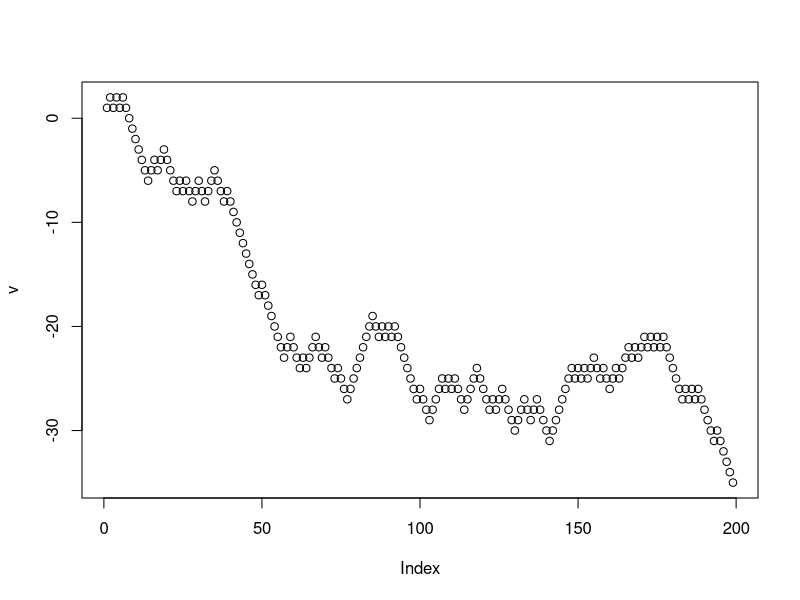
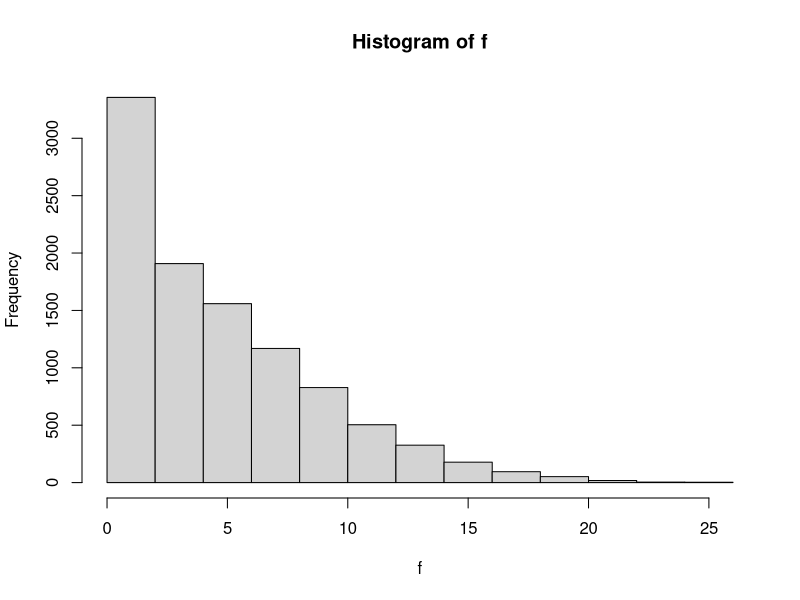

Recreate these plots in R, in order. (Note: this script raises an error after producing the figures.)

# Q1 - r mudanças de sinal em 2n+1 unidades de tempo;
q1 = function(n,r){
     resp = choose(2*n+1 , n+r+1)/(2^(2*n))
     cat(resp)
}
q1(2,2)

# Q2 - prob do ponto máx de um PA de tamanho n ser r
q2 = function(n,r){
     if(n < r){stop("n deve ser maior ou igual a r")}
     if((n+r)%%2 == 0){
     resp = choose(n, (n+r)/2)/(2^n)
     }else{
     resp = choose(n, (n+r+1)/2)/(2^n)
     }
     cat(resp)
}
q2(9,6)

# Q3 - 10000 replica??es de um PA de 199 passos;
#      guardar: A) n de troca de sinais
#               B) o m?x atingido por cada passeio
#               C) n de lados acima do eixo

q3 = function(n,r){
     f  = c(NULL)
     c  = c(NULL)
     b  = c(NULL)
     for(i in 1:r){     # rodando os 1000 passeios
         a  = 0         # zerando para a contagem do pr?ximo Passeio
         d  = 0         # zerando para a contagem do pr?ximo Passeio
         v  = c(NULL)
         Sn = 0 
     for(j in 1:n){    # rodando Passeio de 199 passos
         m = runif(1)          # criando o passeio
         if(m < 0.5){Sn = Sn + 1}else{Sn = Sn - 1}
            v[j] = Sn
         if(j > 2){                                                           # um Passeio s? pode mudar de sinal depois do 2 momento;
            if(v[j - 2] > 0 & v[j] < 0 || v[j - 2] < 0 & v[j] > 0){a = a + 1} # contando o n?mero de troca de sinal de cada passeio;  
         }
         if(Sn > 0){d = d + 1}     # contando o n?mero de lados acima do eixo x de cada passeio
     }                                
       f[i] = a                 # armazenando o n?mero de troca de sinal de cada passeio         
       b[i] = max(v)            # armazenando o maior valor de cada passeio 
       c[i] = d                 # armazenando o n?mero de lados acima do eixo x   
     }
     cat("\nN?mero de troca de sinais de cada Passeio:",f)
     cat("\n")
     cat("\nO maior valor de cada Passeio:",b)
     cat("\n")
     cat("\nO n?mero de lados de acima do eixo x de cada passeio:",c)
     plot(v)
}

q3(199,3)

# A
q3a = function(n,r){
  f  = c(NULL)
  c  = c(NULL)
  b  = c(NULL)
  for(i in 1:r){    # rodando os 1000 passeios
    a = 0           # zerando para a contagem do pr?ximo Passeio
    d = 0           # zerando para a contagem do pr?ximo Passeio
    v = c(NULL)     # limpando o vetor v para armazenar o pr?ximo Passeio
    Sn = 0          # zerando para a contagem do Sn do pr?ximo Passeio
    for(j in 1:n){          # rodando Passeio de 199 passos
      m = runif(1)          # criando o passeio
      if(m < 0.5){Sn = Sn + 1}else{Sn = Sn - 1}
      v[j] = Sn
      if(j > 2){                                                           # um Passeio s? pode mudar de sinal depois do 2 momento;
        if(v[j - 2] > 0 & v[j] < 0 || v[j - 2] < 0 & v[j] > 0){a = a + 1}  # contando o n?mero de troca de sinal de cada passeio;  
      }
      if(Sn > 0){d = d + 1}     # contando o n?mero de lados acima do eixo x de cada passeio
    }                                
    f[i] = a                    # armazenando o n?mero de troca de sinal de cada passeio         
    b[i] = max(v)               # armazenando o maior valor de cada passeio 
    c[i] = d                    # armazenando o n?mero de lados acima do eixo x   
  }
  cat("\nN?mero de troca de sinais de cada Passeio:",f)
  cat("\n")
  cat("\nO maior valor de cada Passeio:",b)
  cat("\n")
  cat("\nO n?mero de lados de acima do eixo x de cada passeio:",c)
  hist(f)
}

q3a(199,10000)

# B

v1 = c(q1(199,1),q1(199,2),q1(199,3),q1(199,4),q1(199,5),
      q1(199,10),q1(199,20),q1(199,30),q1(199,40))
v2 = 
  
table(v1,v2)  
  
# C
q3c = function(n,r){
  f  = c(NULL)
  c  = c(NULL)
  b  = c(NULL)
  for(i in 1:r){    # rodando os 1000 passeios
    a = 0           # zerando para a contagem do pr?ximo Passeio
    d = 0           # zerando para a contagem do pr?ximo Passeio
    v = c(NULL)     # limpando o vetor v para armazenar o pr?ximo Passeio
    Sn = 0          # zerando para a contagem do Sn do pr?ximo Passeio
    for(j in 1:n){          # rodando Passeio de 199 passos
      m = runif(1)          # criando o passeio
      if(m < 0.5){Sn = Sn + 1}else{Sn = Sn - 1}
      v[j] = Sn
      if(j > 2){                                                           # um Passeio s? pode mudar de sinal depois do 2 momento;
        if(v[j - 2] > 0 & v[j] < 0 || v[j - 2] < 0 & v[j] > 0){a = a + 1}  # contando o n?mero de troca de sinal de cada passeio;  
      }
      if(Sn > 0){d = d + 1}     # contando o n?mero de lados acima do eixo x de cada passeio
    }                                
    f[i] = a                    # armazenando o n?mero de troca de sinal de cada passeio         
    b[i] = max(v)               # armazenando o maior valor de cada passeio 
    c[i] = d                    # armazenando o n?mero de lados acima do eixo x   
  }
  cat("\nN?mero de troca de sinais de cada Passeio:",f)
  cat("\n")
  cat("\nO maior valor de cada Passeio:",b)
  cat("\n")
  cat("\nO n?mero de lados de acima do eixo x de cada passeio:",c)
  hist(b)
}
q3c(199,1000)
  
# D 
w1 = c(q2(199,1),q2(199,2),q2(199,3),q2(199,4),q2(199,5),
       q2(199,10),q2(199,15),q2(199,20),q2(199,50),q2(199,100))

w2 = c()

# E 
q3e = function(n,r){
  f  = c(NULL)
  c  = c(NULL)
  b  = c(NULL)
  for(i in 1:r){    # rodando os 1000 passeios
    a = 0           # zerando para a contagem do pr?ximo Passeio
    d = 0           # zerando para a contagem do pr?ximo Passeio
    v = c(NULL)     # limpando o vetor v para armazenar o pr?ximo Passeio
    Sn = 0          # zerando para a contagem do Sn do pr?ximo Passeio
    for(j in 1:n){          # rodando Passeio de 199 passos
      m = runif(1)          # criando o passeio
      if(m < 0.5){Sn = Sn + 1}else{Sn = Sn - 1}
      v[j] = Sn
      if(j > 2){                                                           # um Passeio s? pode mudar de sinal depois do 2 momento;
        if(v[j - 2] > 0 & v[j] < 0 || v[j - 2] < 0 & v[j] > 0){a = a + 1}  # contando o n?mero de troca de sinal de cada passeio;  
      }
      if(Sn > 0){d = d + 1}     # contando o n?mero de lados acima do eixo x de cada passeio
    }                                
    f[i] = a                    # armazenando o n?mero de troca de sinal de cada passeio         
    b[i] = max(v)               # armazenando o maior valor de cada passeio 
    c[i] = d                    # armazenando o n?mero de lados acima do eixo x   
  }
  cat("\nN?mero de troca de sinais de cada Passeio:",f)
  cat("\n")
  cat("\nO maior valor de cada Passeio:",b)
  cat("\n")
  cat("\nO n?mero de lados de acima do eixo x de cada passeio:",c)
  hist(c)
}
q3e(199,1000)

# 4 - fun??o  q constr?i um P.A. em Z2, com n passos.
#     A fu??o de ve retornar um gr?fico e o estado final; 

Q4 = function(n){
     x = 0
     y = 0
     v = c(NULL)
     z = c(NULL)
     v[1] = 0
     z[1] = 0
     for(i in 2:n){                       # começa com 2. pois o primeiro momento já esta em (0,0)
         m = runif(1)
         if(m<0.5){                       # se m < 0.5, se move na horizontal
            m=runif(1)                     
            if(m<0.5){x=x+1}else{x=x-1}   # se m < 0.5, se move para direita, senão, para a esquerda 
            v[i] = x
            if(i == 1){z[i] = 0}else      # a coordenada vertical se mantém
                      {z[i] = z[i-1]}
            }else{                        # se m > 0.5, se move na vertical 
            m=runif(1)  
            if(m<0.5){y=y+1}else{y=y-1}   # se m < 0.5, se move para cima, senão, para baixo
            z[i] = y
            if(i == 1){v[i] = 0}else      # a coordenada horizontal se mantém
                      {v[i] = v[i-1]}
     }}
     plot(v,z, type = "l")                # plotando o gráfico em linhas
}

Q4(1000)

# 5 - fun??o que contr?i n replica??es de um P.A. de n passos em Z2;
#     retorna um hisograma com a dist?ncia de Sn a origem
Q5 = function(n,r){
     x  = 0
     y  = 0
     v  = c(NULL)
     z  = c(NULL)
     Sn = c(NULL)
     v[1]  = 0                      # similar ao passeio anterior
     z[1]  = 0
     for(j in 1:r){
     for(i in 2:n){
         m = runif(1)
         if(m<0.5){
         m=runif(1)
         if(m<0.5){x=x+1}else{x=x-1}
         v[i] = x
         if(i == 1){z[i] = 0}else
                   {z[i] = z[i-1]}
         }else{
         m=runif(1)  
         if(m<0.5){y=y+1}else{y=y-1} 
         z[i] = y
         if(i == 1){v[i] = 0}else
                   {v[i] = v[i-1]}
      }}
     Sn[j] = sqrt((v[n])^2) + sqrt((z[n])^2)   
     }
     hist(Sn)
}
Q5(1000,100)

# 6 - graf. estrela at? repetir um viz

q6 = function(r,n){
     m = c(NULL)     # vetor que conter? os valores de runif;
     s = c(NULL)     # vetor que conter? o maior valor de cada instervalo;
     c = c(NULL)
     for (i in 1:r){
          s[i] = i/r
     }
     for(j in 1:n){
     f = rep(0,r)     # vetor que conter? os intervalos ao qual cada runif pertence;    
     for(i in 1:r){
         m[i] = runif(1)
         if(m[i]<0.5){f[i] = f[i] + 1}
         if(f[i] == 2)break}
     c[j] = sum(f)
     }                      # obs: os intervalos s?o como os amigos e runif s?o como as visitas;
      hist(c)
      cat("\nVetor com o maior valor de cada intervalo:",s)
#     cat("\nVetor com os vizinhos que foram visitados:",f)
}

q6(3,1000)
q6(5,1000)
q6(10,1000)
q6(20,1000)
q6(100,1000)


# 7 - graf. estrela at? atingir tds os viz:

q7 = function(r,n){
     m = c(NULL)     # vetor que conter? os valores de runif;
     s = c(NULL)     # vetor que conter? o maior valor de cada instervalo;
     c = c(NULL)
     for (i in 1:r){
          s[i] = i/r
     }
     for(j in 1:n){
     f = rep(0,r)     # vetor que conter? os intervalos ao qual cada runif pertence;    
     d = 1
     repeat{
         m[d] = runif(1)
         if(m[d] < .5){f[d] = f[d] + 1}
         if(f[d] == 2){f[d] = 1}
         d = d + 1
         if(sum(f) == r){break}}
     c[j] = sum(f)
     }                      # obs: os intervalos s?o como os amigos e runif s?o como as visitas;
      hist(c)
      cat("\nVetor com o maior valor de cada intervalo:",s)
#     cat("\nVetor com os vizinhos que foram visitados:",f)
}
q7(3,1000)
q7(5,1000)
q7(10,1000)
q7(20,1000)
q7(100,1000)

# 8 - P.A. circular:
q8 = function(r,n,p){
     c = 1                               # começando no primeiro vizinho (vizinho 1)
     f = rep(0,r)                        # vetor para guardar os vizinhos visitados
     for(i in 1:n){
         m = runif(1)
         if(m<p){c = c + 1}else{c = c - 1}    # pulando de vizinho em vizinho
         if(c > r){c = 1}                     # se maior que r, volta pro primeiro vizinho
         if(c == 0){c = r}                    # se menor que 1, vai para o último vizinho
         f[c] = f[c] + 1                      # avisando que tal vizinho foi vizitado
         if(f[c] == 2){f[c] = 1}              # anulando as segundas visitas
     }
     cat(sum(f))    # retornando o número de vizinhos visitados; (onde f[i] = 1)
}

q8(10,10,0.5)

# 9 - P.A. Ruína do Jogador
q9 = function(i,r,p){
     v = c(NULL)
     j = 1
     repeat{
           m = runif(1)
           if(m<p){i = i +1}else{i = i -1}   # se o jogador ganha ou perde
           v[j] = i                          # armazenando a informação
           j = j + 1                         # proseguindo com o passeio
           if(i == 0 || i == r)break         # se atingir 0 ou r, o jogador para;
           }
     cat("Sn:",i)
     plot(v)
}
q9(5,10,0.5)

# 10 - 1000 replicações da Ruína do Jogador

q10 = function(i,r,p,n){
     v = c(NULL)
     w = c(NULL)            
     j = 1
     q = 1
     for(g in 1:n){                  # similar ao código anterior, porém com n passeios aleatórios
     t = 0   
     repeat{                                  
           m = runif(1)
           if(m<p){i = i +1}else{i = i -1}
           v[j] = i
           j = j + 1
           if(i == 0){t = t + 1}
           if(i == 0 || i == r)break} 
     w[g] = t
     }
     resp1 = t/(j-1)
     resp2 = (j-1-t)/(j-1)
     table(resp1,resp2)
#    cat("Sn:",i)
#    plot(v)
}

q10(3,6,0.3,2)
q10(3,6,0.5,1000)
q10(3,6,0.7,1000)


